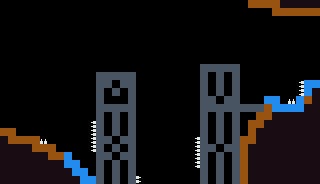

Tiled map render using the project's own tile images. Description and the whole map definition, tile-layer contents included, below:
An orthogonal 40x23 tile map with 8x8 px tiles, 2 tile layers (Terrain, Spikes) and 8 objects.

<map version="1.10" tiledversion="1.12.2" orientation="orthogonal" renderorder="right-down" width="40" height="23" tilewidth="8" tileheight="8" infinite="0" nextlayerid="7" nextobjectid="46">
 <tileset firstgid="1" source="../tiles/Foregound.tsx" />
 <layer id="1" name="Terrain" width="40" height="23">
  <data encoding="csv">
0,0,0,0,0,0,0,0,0,0,0,0,0,0,0,0,0,0,0,0,0,0,0,0,0,0,0,0,0,0,0,0,0,0,0,0,0,0,0,0,
0,0,0,0,0,0,0,0,0,0,0,0,0,0,0,0,0,0,0,0,0,0,0,0,0,0,0,0,0,0,0,0,0,0,0,0,0,0,0,0,
0,0,0,0,0,0,0,0,0,0,0,0,0,0,0,0,0,0,0,0,0,0,0,0,0,0,0,0,0,0,0,0,0,0,0,0,0,0,0,0,
0,0,0,0,0,0,0,0,0,0,0,0,0,0,0,0,0,0,0,0,0,0,0,0,0,0,0,0,0,0,0,0,0,0,0,0,0,0,0,0,
0,0,0,0,0,0,0,0,0,0,0,0,0,0,0,0,0,0,0,0,0,0,0,0,0,0,0,0,0,0,0,0,0,0,0,0,0,0,0,0,
0,0,0,0,0,0,0,0,0,0,0,0,0,0,0,0,0,0,0,0,0,0,0,0,0,0,0,0,0,0,0,0,0,0,0,0,0,0,0,0,
0,0,0,0,0,0,0,0,0,0,0,0,0,0,0,0,0,0,0,0,0,0,0,0,0,0,0,0,0,0,0,0,0,0,0,0,0,0,0,0,
0,0,0,0,0,0,0,0,0,0,0,0,0,0,0,0,0,0,0,0,0,0,0,0,0,0,0,0,0,0,0,0,0,0,0,0,0,0,0,0,
0,0,0,0,0,0,0,0,0,0,0,0,0,0,0,0,0,0,0,0,0,0,0,0,0,4,4,4,4,4,0,0,0,0,0,0,0,0,0,0,
0,0,0,0,0,0,0,0,0,0,0,0,4,4,4,4,4,0,0,0,0,0,0,0,0,4,0,4,0,4,0,0,0,0,0,0,0,0,0,0,
0,0,0,0,0,0,0,0,0,0,0,0,4,4,0,4,4,0,0,0,0,0,0,0,0,4,0,4,0,4,0,0,0,0,0,0,0,0,7,7,
0,0,0,0,0,0,0,0,0,0,0,0,4,0,4,0,4,0,0,0,0,0,0,0,0,4,0,4,0,4,0,0,0,0,0,0,0,0,7,5,
0,0,0,0,0,0,0,0,0,0,0,0,4,0,0,0,4,0,0,0,0,0,0,0,0,4,4,0,4,4,0,0,0,7,7,0,0,7,1,5,
0,0,0,0,0,0,0,0,0,0,0,0,4,4,4,4,4,0,0,0,0,0,0,0,0,4,4,4,4,4,4,4,4,1,7,7,7,7,5,5,
0,0,0,0,0,0,0,0,0,0,0,0,4,0,4,0,4,0,0,0,0,0,0,0,0,4,0,4,0,4,0,0,1,1,5,5,5,5,5,5,
0,0,0,0,0,0,0,0,0,0,0,0,4,0,4,0,4,0,0,0,0,0,0,0,0,4,0,4,0,4,0,1,1,5,5,5,5,5,5,5,
1,1,0,0,0,0,0,0,0,0,0,0,4,0,4,0,4,0,0,0,0,0,0,0,0,4,0,4,0,4,0,1,5,5,5,5,5,5,5,5,
7,1,1,1,1,0,0,0,0,0,0,0,4,4,0,4,4,0,0,0,0,0,0,0,0,4,0,4,0,4,1,1,5,5,5,5,5,5,5,5,
5,5,5,5,1,1,1,0,0,0,0,0,4,0,4,0,4,0,0,0,0,0,0,0,0,4,4,0,4,4,1,5,5,5,5,5,5,5,5,5,
5,5,5,5,5,5,1,1,7,0,0,0,4,4,0,4,4,0,0,0,0,0,0,0,0,4,0,4,0,4,1,5,5,5,5,5,5,5,5,5,
5,5,5,5,5,5,5,5,7,7,0,0,4,0,4,0,4,0,0,0,0,0,0,0,0,4,0,4,0,4,1,5,5,5,5,5,5,5,5,5,
5,5,5,5,5,5,5,5,5,7,7,0,4,0,4,0,4,0,0,0,0,0,0,0,0,4,0,4,0,4,1,5,5,5,5,5,5,5,5,5,
5,5,5,5,5,5,5,5,5,5,7,7,4,0,4,0,4,0,0,0,0,0,0,0,0,4,0,4,0,4,1,5,5,5,5,5,5,5,5,5
</data>
 </layer>
 <layer id="3" name="Spikes" width="40" height="23">
  <data encoding="csv">
0,0,0,0,0,0,0,0,0,0,0,0,0,0,0,0,0,0,0,0,0,0,0,0,0,0,0,0,0,0,0,1,1,1,1,5,5,5,5,5,
0,0,0,0,0,0,0,0,0,0,0,0,0,0,0,0,0,0,0,0,0,0,0,0,0,0,0,0,0,0,0,0,0,0,1,1,1,1,1,1,
0,0,0,0,0,0,0,0,0,0,0,0,0,0,0,0,0,0,0,0,0,0,0,0,0,0,0,0,0,0,0,0,0,0,0,0,0,0,0,0,
0,0,0,0,0,0,0,0,0,0,0,0,0,0,0,0,0,0,0,0,0,0,0,0,0,0,0,0,0,0,0,0,0,0,0,0,0,0,0,0,
0,0,0,0,0,0,0,0,0,0,0,0,0,0,0,0,0,0,0,0,0,0,0,0,0,0,0,0,0,0,0,0,0,0,0,0,0,0,0,0,
0,0,0,0,0,0,0,0,0,0,0,0,0,0,0,0,0,0,0,0,0,0,0,0,0,0,0,0,0,0,0,0,0,0,0,0,0,0,0,0,
0,0,0,0,0,0,0,0,0,0,0,0,0,0,0,0,0,0,0,0,0,0,0,0,0,0,0,0,0,0,0,0,0,0,0,0,0,0,0,0,
0,0,0,0,0,0,0,0,0,0,0,0,0,0,0,0,0,0,0,0,0,0,0,0,0,0,0,0,0,0,0,0,0,0,0,0,0,0,0,0,
0,0,0,0,0,0,0,0,0,0,0,0,0,0,0,0,0,0,0,0,0,0,0,0,0,0,0,0,0,0,0,0,0,0,0,0,0,0,0,0,
0,0,0,0,0,0,0,0,0,0,0,0,0,0,0,0,0,0,0,0,0,0,0,0,0,0,0,0,0,0,0,0,0,0,0,0,0,0,0,0,
0,0,0,0,0,0,0,0,0,0,0,0,0,0,0,0,0,0,0,0,0,0,0,0,0,0,0,0,0,0,0,0,0,0,0,0,0,1610612738,0,0,
0,0,0,0,0,0,0,0,0,0,0,0,0,0,0,0,0,0,0,0,0,0,0,0,0,0,0,0,0,0,0,0,0,0,0,0,0,1610612738,0,0,
0,0,0,0,0,0,0,0,0,0,0,0,0,0,0,0,0,0,0,0,0,0,0,0,0,0,0,0,0,0,0,0,0,0,0,0,2,0,0,0,
0,0,0,0,0,0,0,0,0,0,0,0,0,0,0,0,0,0,0,0,0,0,0,0,0,0,0,0,0,0,0,0,0,0,0,0,0,0,0,0,
0,0,0,0,0,0,0,0,0,0,0,0,0,0,0,0,0,0,0,0,0,0,0,0,0,0,0,0,0,0,0,0,0,0,0,0,0,0,0,0,
0,0,0,0,0,0,0,0,0,0,0,1610612738,0,0,0,0,0,0,0,0,0,0,0,0,0,0,0,0,0,0,0,0,0,0,0,0,0,0,0,0,
0,0,0,0,0,0,0,0,0,0,0,1610612738,0,0,0,0,0,0,0,0,0,0,0,0,0,0,0,0,0,0,0,0,0,0,0,0,0,0,0,0,
5,0,0,0,0,2,0,0,0,0,0,1610612738,0,0,0,0,0,0,0,0,0,0,0,0,1610612738,0,0,0,0,0,0,0,0,0,0,0,0,0,0,0,
0,0,0,0,0,0,0,0,0,0,0,1610612738,0,0,0,0,0,0,0,0,0,0,0,0,1610612738,0,0,0,0,0,0,0,0,0,0,0,0,0,0,0,
0,0,0,0,0,0,0,0,0,0,0,0,0,0,0,0,0,0,0,0,0,0,0,0,1610612738,0,0,0,0,0,0,0,0,0,0,0,0,0,0,0,
0,0,0,0,0,0,0,0,0,0,0,0,0,0,0,0,0,0,0,0,0,0,0,0,1610612738,0,0,0,0,0,0,0,0,0,0,0,0,0,0,0,
0,0,0,0,0,0,0,0,0,0,0,0,0,0,0,0,0,0,0,0,0,0,0,0,0,0,0,0,0,0,0,0,0,0,0,0,0,0,0,0,
0,0,0,0,0,0,0,0,0,0,0,0,0,0,0,0,0,2684354562,0,0,0,0,0,0,0,0,0,0,0,0,0,0,0,0,0,0,0,0,0,0
</data>
 </layer>
 <objectgroup id="4" name="Death">
  <object id="31" x="196.25" y="137.25" width="3.75" height="30.25" />
  <object id="32" x="135.75" y="175.25" width="3.5" height="8" />
  <object id="33" x="91.75" y="121" width="4.5" height="31" />
  <object id="34" x="301.125" y="82.25" width="2.125" height="12.5" />
  <object id="35" x="289.5" y="100.375" width="5" height="3" />
  <object id="40" x="141.636" y="182.182" width="57.6364" height="1.27273" />
  <object id="45" x="41.25" y="139.5" width="4.75" height="3.375" />
 </objectgroup>
 <objectgroup id="5" name="Entities" />
 <objectgroup id="6" name="Boundaries">
  <object id="39" x="-2.23188" y="0.869565" width="2.66667" height="146.455" />
 </objectgroup>
</map>
